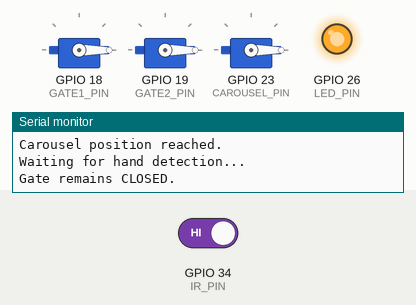
Simulated run of this sketch. Board: ESP32. On the bench: 3 × servo, output pins drawn as LEDs (lit = HIGH), the last lines printed to the serial monitor. The inputs (shaded band) are chosen by the test bench; at power-on: GPIO 34 (IR_PIN) HIGH.

Above: at 3.2 s.
3.3 s: GPIO 34 (IR_PIN) driven LOW
At 6.2 s:
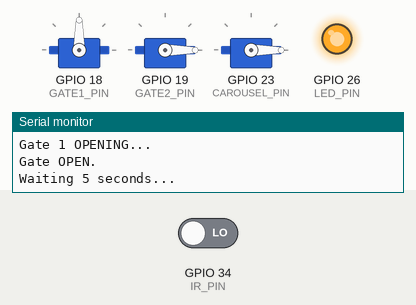
At 13.0 s:
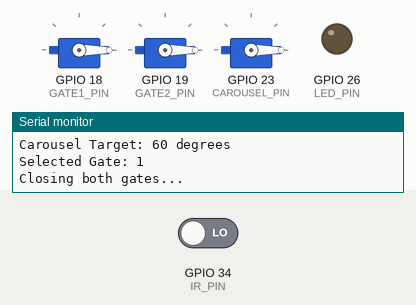
Timing chart, 0 to 15.3 s (numbered marks = the images above; inputs shaded):
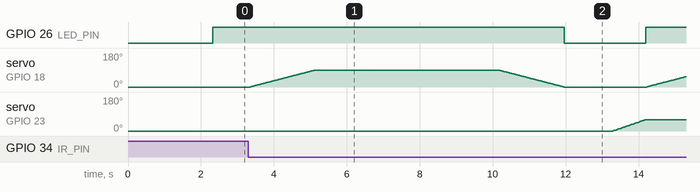

Measured:
- after the input at 3.3 s, GPIO 26 (LED_PIN): HIGH → LOW after 8.7 s, → HIGH 2.2 s later; servo on GPIO 23 (CAROUSEL_PIN): moves from 0° to 60° over 0.90 s, starting after 10.0 s

The sketch:

Servo_IR.ino
```cpp
#include <ESP32Servo.h>

// =====================================================
// SERVO OBJECTS
// =====================================================

Servo gate1Servo;
Servo gate2Servo;
Servo carouselServo;

// =====================================================
// PIN CONFIGURATION
// =====================================================

const int GATE1_PIN = 18;
const int GATE2_PIN = 19;
const int CAROUSEL_PIN = 23;

const int IR_PIN = 34;
const int LED_PIN = 26;

// =====================================================
// SERVO ANGLES
// =====================================================

const int GATE_CLOSED = 0;
const int GATE_OPEN = 90;

// =====================================================
// SMOOTH MOVEMENT SPEED
// =====================================================

const int GATE_STEP_DELAY = 20;
const int CAROUSEL_STEP_DELAY = 15;

// =====================================================
// TIMING
// =====================================================

const unsigned long HAND_TIMEOUT = 50000;  // 50 seconds
const unsigned long GATE_OPEN_TIME = 5000; // 5 seconds

// =====================================================
// IR SENSOR LOGIC
// =====================================================

// LOW = hand/object detected
// HIGH = no detection

const int IR_DETECTED = LOW;

// =====================================================
// SLOT ANGLES: TOTAL 6 SLOTS
// =====================================================

const int slotAngle[6] = {
  0,    // S1 -> Gate 1
  60,   // S2 -> Gate 1
  120,  // S3 -> Gate 1
  0,    // S4 -> Gate 2
  60,   // S5 -> Gate 2
  120   // S6 -> Gate 2
};

// =====================================================
// CURRENT SERVO POSITIONS
// =====================================================

int currentCarouselAngle = 0;
int gate1Angle = GATE_CLOSED;
int gate2Angle = GATE_CLOSED;

// =====================================================
// GET GATE FOR SLOT
// =====================================================

int getGate(int slot) {

  if (slot >= 1 && slot <= 3) {
    return 1;
  }

  if (slot >= 4 && slot <= 6) {
    return 2;
  }

  return 0;
}

// =====================================================
// SMOOTH GATE MOVEMENT
// =====================================================

void moveGateSmooth(
  Servo &gateServo,
  int &currentAngle,
  int targetAngle
) {

  if (targetAngle > currentAngle) {

    for (int angle = currentAngle;
         angle <= targetAngle;
         angle++) {

      gateServo.write(angle);
      delay(GATE_STEP_DELAY);
    }
  }

  else if (targetAngle < currentAngle) {

    for (int angle = currentAngle;
         angle >= targetAngle;
         angle--) {

      gateServo.write(angle);
      delay(GATE_STEP_DELAY);
    }
  }

  currentAngle = targetAngle;
}

// =====================================================
// SMOOTH CAROUSEL MOVEMENT
// =====================================================

void moveCarouselSmooth(int targetAngle) {

  targetAngle = constrain(targetAngle, 0, 180);

  if (targetAngle > currentCarouselAngle) {

    for (int angle = currentCarouselAngle;
         angle <= targetAngle;
         angle++) {

      carouselServo.write(angle);
      delay(CAROUSEL_STEP_DELAY);
    }
  }

  else if (targetAngle < currentCarouselAngle) {

    for (int angle = currentCarouselAngle;
         angle >= targetAngle;
         angle--) {

      carouselServo.write(angle);
      delay(CAROUSEL_STEP_DELAY);
    }
  }

  currentCarouselAngle = targetAngle;
}

// =====================================================
// DISPENSE ONE SLOT
// =====================================================

void dispenseSlot(int slot) {

  Serial.println();
  Serial.println("========================================");

  // Validate slot

  if (slot < 1 || slot > 6) {
    Serial.println("ERROR: Invalid slot!");
    return;
  }

  // Get slot angle and gate

  int angle = slotAngle[slot - 1];
  int gate = getGate(slot);

  Serial.print("Selected Slot: S");
  Serial.println(slot);

  Serial.print("Carousel Target: ");
  Serial.print(angle);
  Serial.println(" degrees");

  Serial.print("Selected Gate: ");
  Serial.println(gate);

  // STEP 1: CLOSE BOTH GATES

  Serial.println("Closing both gates...");

  moveGateSmooth(
    gate1Servo, gate1Angle, GATE_CLOSED
  );

  moveGateSmooth(
    gate2Servo, gate2Angle, GATE_CLOSED
  );

  delay(300);

  // STEP 2: MOVE CAROUSEL

  Serial.println("Moving carousel...");

  moveCarouselSmooth(angle);

  Serial.println("Carousel position reached.");

  // STEP 3: WAIT FOR HAND DETECTION

  Serial.println("Waiting for hand detection...");
  Serial.println("Gate remains CLOSED.");

  digitalWrite(LED_PIN, HIGH);

  unsigned long startTime = millis();
  bool handDetected = false;

  while (millis() - startTime < HAND_TIMEOUT) {

    if (digitalRead(IR_PIN) == IR_DETECTED) {

      handDetected = true;

      Serial.println("HAND DETECTED!");
      break;
    }

    delay(50);
  }

  // STEP 4: TIMEOUT - KEEP GATE CLOSED

  if (!handDetected) {

    digitalWrite(LED_PIN, LOW);

    Serial.println("HAND NOT DETECTED.");
    Serial.println("Gate remains CLOSED.");
    Serial.println("Moving to next slot...");

    delay(1000);
    return;
  }

  // STEP 5: OPEN ONLY THE SELECTED GATE

  if (gate == 1) {

    Serial.println("Gate 1 OPENING...");

    moveGateSmooth(
      gate1Servo, gate1Angle, GATE_OPEN
    );
  }

  else if (gate == 2) {

    Serial.println("Gate 2 OPENING...");

    moveGateSmooth(
      gate2Servo, gate2Angle, GATE_OPEN
    );
  }

  // STEP 6: KEEP GATE OPEN FOR 5 SECONDS

  Serial.println("Gate OPEN.");
  Serial.println("Waiting 5 seconds...");

  delay(GATE_OPEN_TIME);

  // STEP 7: CLOSE SELECTED GATE

  if (gate == 1) {

    Serial.println("Gate 1 CLOSING...");

    moveGateSmooth(
      gate1Servo, gate1Angle, GATE_CLOSED
    );
  }

  else if (gate == 2) {

    Serial.println("Gate 2 CLOSING...");

    moveGateSmooth(
      gate2Servo, gate2Angle, GATE_CLOSED
    );
  }

  digitalWrite(LED_PIN, LOW);

  Serial.println("Gate CLOSED.");
  Serial.println("LED OFF.");

  // STEP 8: NEXT SLOT AFTER GATE CLOSES

  delay(1000);

  Serial.println("Dispensing sequence completed.");
  Serial.println("Ready for next slot.");
}

// =====================================================
// SETUP
// =====================================================

void setup() {

  Serial.begin(115200);

  pinMode(IR_PIN, INPUT);
  pinMode(LED_PIN, OUTPUT);

  digitalWrite(LED_PIN, LOW);

  // Configure servos

  gate1Servo.setPeriodHertz(50);
  gate2Servo.setPeriodHertz(50);
  carouselServo.setPeriodHertz(50);

  gate1Servo.attach(GATE1_PIN, 500, 2400);
  gate2Servo.attach(GATE2_PIN, 500, 2400);
  carouselServo.attach(CAROUSEL_PIN, 500, 2400);

  // Initial positions

  gate1Servo.write(GATE_CLOSED);
  gate2Servo.write(GATE_CLOSED);
  carouselServo.write(0);

  currentCarouselAngle = 0;
  gate1Angle = GATE_CLOSED;
  gate2Angle = GATE_CLOSED;

  delay(2000);

  Serial.println();
  Serial.println("========================================");
  Serial.println("SMART MEDICINE DISPENSER");
  Serial.println("3 SERVOS + IR HAND DETECTION + LED");
  Serial.println("========================================");

  Serial.println("Gate 1: Slots S1-S3");
  Serial.println("Gate 2: Slots S4-S6");
  Serial.println("System Ready.");
}

// =====================================================
// MAIN LOOP
// =====================================================

void loop() {

  // FIRST HALF: GATE 1

  dispenseSlot(1);
  dispenseSlot(2);
  dispenseSlot(3);

  // SECOND HALF: GATE 2

  dispenseSlot(4);
  dispenseSlot(5);
  dispenseSlot(6);

  // COMPLETE CYCLE

  Serial.println();
  Serial.println("========================================");
  Serial.println("FULL 6-SLOT CYCLE COMPLETED");
  Serial.println("========================================");

  delay(3000);
}
```
